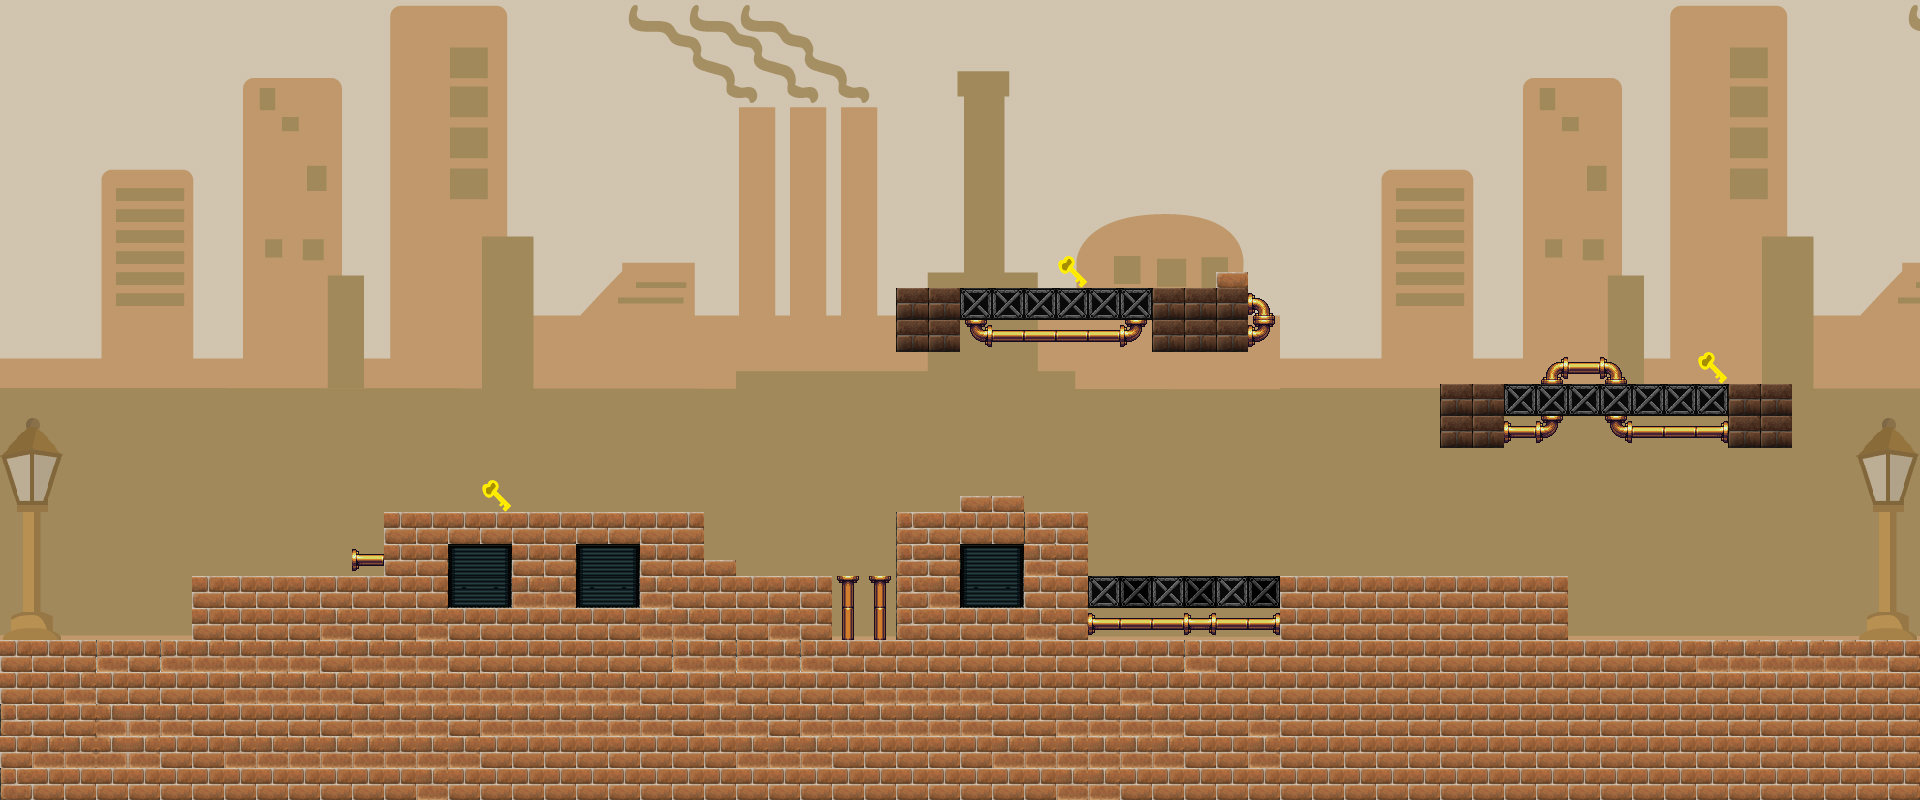

This game map was drawn from its Tiled (.tmx) file and the tilesets committed beside it. A one-line description and the trimmed map source follow:
An orthogonal 60x25 tile map with 32x32 px tiles, 2 tile layers (Background, BLOCKS), 1 hidden layer not drawn, 6 tilesets and 8 objects (Ground, Platform_1, Platform_2, key_2, key_1, ...).

<map version="1.0" orientation="orthogonal" width="60" height="25" tilewidth="32" tileheight="32">
 <tileset firstgid="1" name="background_1" tilewidth="1280" tileheight="800">
  <image source="resources/backgrounds/background_1.jpg" width="1280" height="800" />
 </tileset>
 <tileset firstgid="2" name="tilea4" tilewidth="32" tileheight="32">
  <image source="resources/tilesets/tilea4.png" width="512" height="480" />
 </tileset>
 <tileset firstgid="242" name="plums" tilewidth="32" tileheight="32">
  <image source="resources/tilesets/plums.png" width="800" height="608" />
 </tileset>
 <tileset firstgid="717" name="2jettw1" tilewidth="32" tileheight="32">
  <image source="resources/tilesets/2jettw1.png" width="1024" height="1024" />
 </tileset>
 <tileset firstgid="1741" name="tilea4" tilewidth="32" tileheight="32">
  <image source="resources/tilesets/my/tilea4.png" width="512" height="480" />
 </tileset>
 <tileset firstgid="1981" name="key" tilewidth="32" tileheight="32">
  <image source="resources/tilesets/my/key.png" width="32" height="32" />
 </tileset>
 <layer name="Background" width="60" height="25">
  <data>[1500 cells, 193 non-empty, 45 distinct tile ids]</data>
 </layer>
 <layer name="BLOCKS" width="60" height="25">
  <data>[1500 cells, 502 non-empty, 39 distinct tile ids]</data>
 </layer>
 <objectgroup name="Colisions" width="60" height="25" visible="0">
  <object name="Ground" x="1" y="640">
   <polyline points="0,0 191,-1 191,-63 350,-65 350,-95 382,-95 382,-126 414,-127 701,-128 703,-83 734,-81 735,-69 830,-64 894,-64 893,-128 959,-129 959,-142 1021,-144 1022,-131 1086,-131 1088,-68 1565,-65 1566,-3 1918,0 0,1" />
  </object>
  <object name="Platform_1" x="895" y="288">
   <polyline points="0,0 1,62 65,64 67,35 79,53 94,62 102,57 220,56 228,62 236,58 256,36 256,63 353,64 382,51 386,36 379,13 355,1 355,-16 322,-16 322,-3 1,-1" />
  </object>
  <object name="Platform_2" x="1440" y="384">
   <polyline points="0,0 95,0 103,-18 129,-30 131,-26 155,-26 163,-31 177,-24 188,-9 191,-3 351,-2 352,61 289,63 277,56 196,55 189,61 180,56 168,49 162,33 125,34 119,47 107,58 96,61 94,57 73,56 66,61 64,65 1,65 -1,0 95,-1" />
  </object>
 </objectgroup>
 <objectgroup name="Keys" width="60" height="25">
  <object name="key_2" x="1697" y="349" width="30" height="30" />
  <object name="key_1" x="1056" y="257" width="32" height="26" />
  <object name="key_3" x="478" y="480" width="38" height="30" />
 </objectgroup>
 <objectgroup name="CONTROLS" width="60" height="25">
  <object name="POINT_SPAWN" x="0" y="544" width="55" height="89" />
  <object name="POINT_FINISH" x="1858" y="512" width="58" height="126" />
 </objectgroup>
 <imagelayer name="Image Layer 1" width="60" height="25" visible="0" />
</map>
